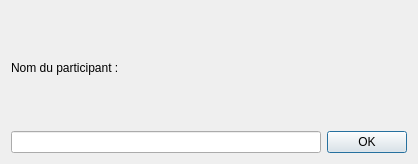
<?xml version="1.0" encoding="UTF-8"?>
<ui version="4.0">
 <class>Dialog</class>
 <widget class="QDialog" name="Dialog">
  <property name="geometry">
   <rect>
    <x>0</x>
    <y>0</y>
    <width>418</width>
    <height>164</height>
   </rect>
  </property>
  <property name="windowTitle">
   <string>Dialog</string>
  </property>
  <layout class="QVBoxLayout" name="verticalLayout">
   <item>
    <widget class="QLabel" name="label_2">
     <property name="text">
      <string>Nom du participant :</string>
     </property>
    </widget>
   </item>
   <item>
    <layout class="QHBoxLayout" name="horizontalLayout">
     <item>
      <widget class="QLineEdit" name="name_field"/>
     </item>
     <item>
      <widget class="QPushButton" name="ok_popup">
       <property name="text">
        <string>OK</string>
       </property>
      </widget>
     </item>
    </layout>
   </item>
  </layout>
 </widget>
 <resources/>
 <connections/>
</ui>
